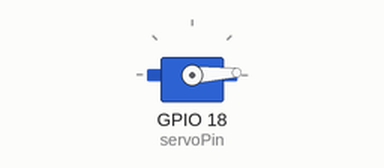
This sketch was run on a simulated ESP32. Shown: servo.

Above: at 0.05 s.
At 1.3 s:
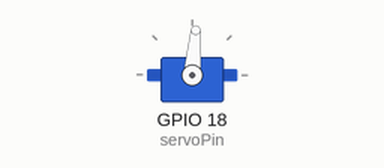
At 2.6 s:
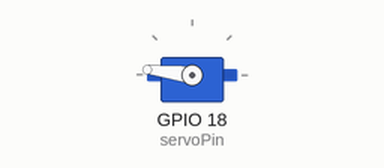
At 5.2 s:
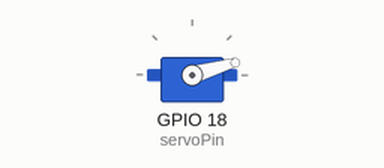
Timing chart, 0 to 7.1 s (numbered marks = the images above):
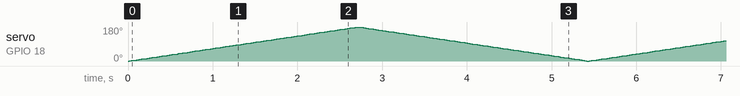

The sketch:

Servo.ino
```cpp
#include <ESP32Servo.h>  // Use the ESP32Servo library

Servo myServo;  // Create a servo object

int servoPin = 18;  // GPIO pin for the servo signal
int angle = 0;      // Store the servo angle

void setup() {
  myServo.attach(servoPin);  // Attach servo to GPIO 18
  Serial.begin(115200);      // Start serial communication
}

void loop() {
  // Sweep from 0° to 180°
  for (angle = 0; angle <= 180; angle += 1) {
    myServo.write(angle);  // Set servo to angle
    delay(15);  // Wait 15ms for smooth movement
  }

  // Sweep back from 180° to 0°
  for (angle = 180; angle >= 0; angle -= 1) {
    myServo.write(angle);  // Set servo to angle
    delay(15);  // Wait 15ms for smooth movement
  }
}
```
